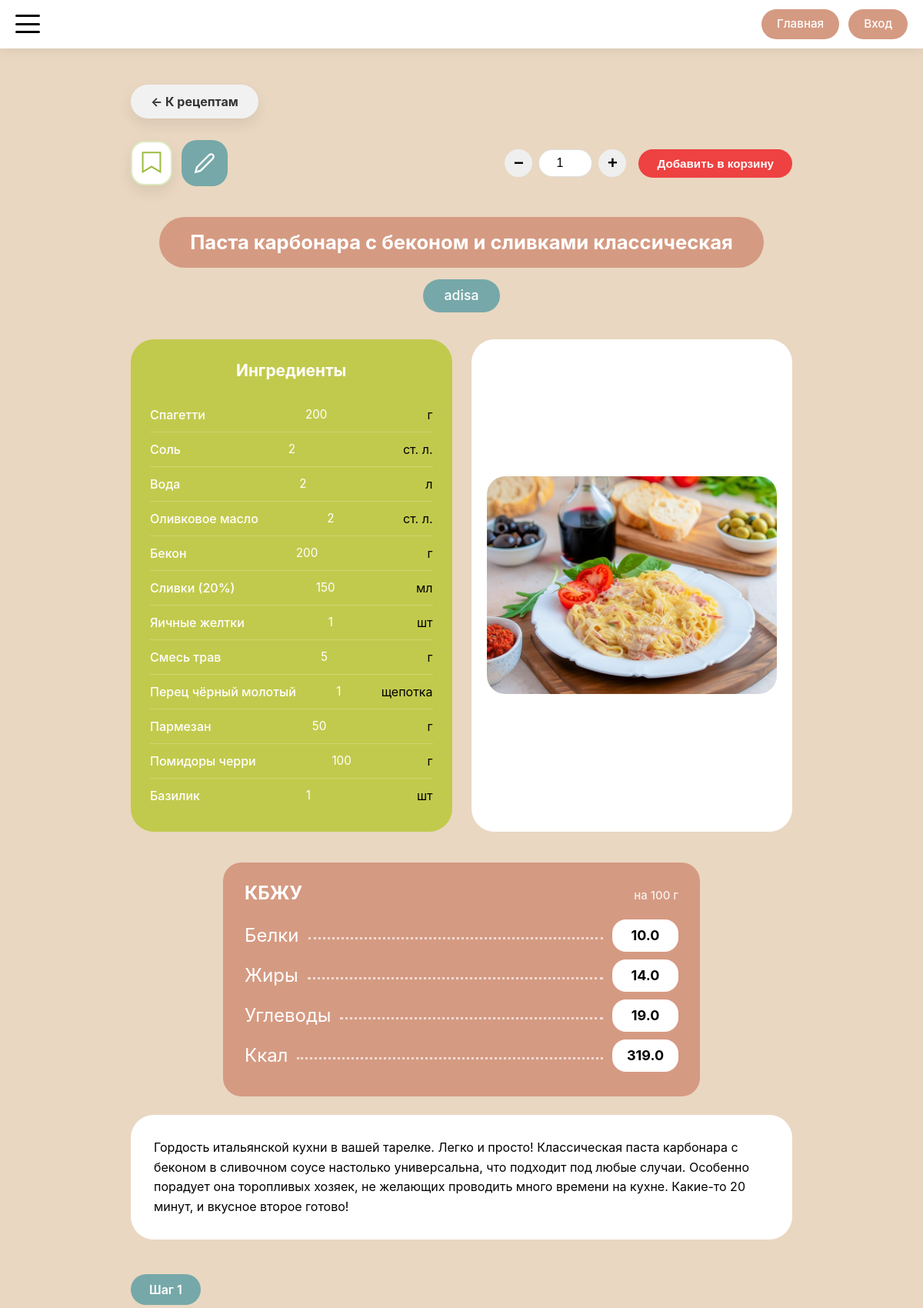
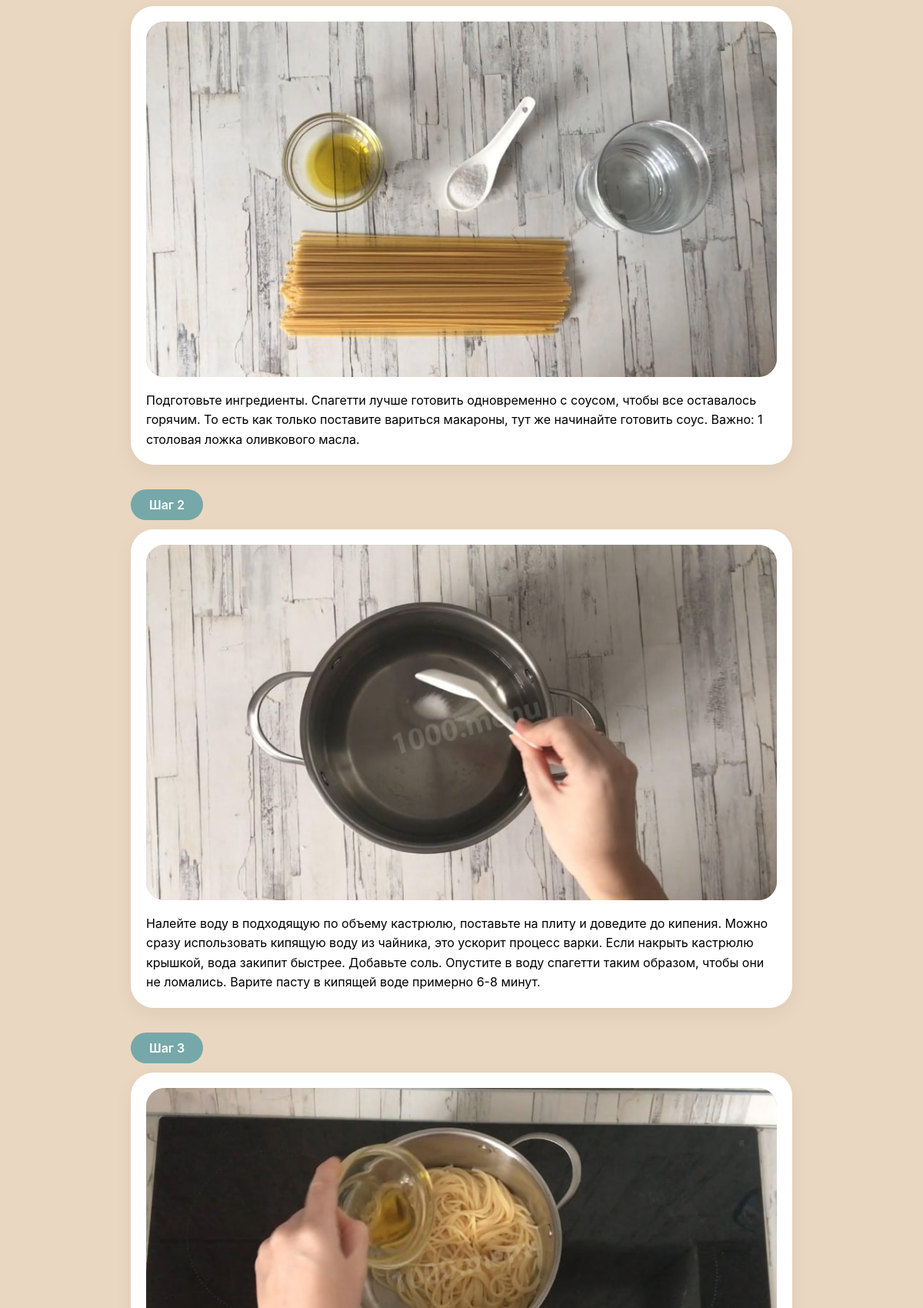
The app's page /recipes/18 (upper part) with its own data (2 pictures, top to bottom).
### models.py (models this page shows, shortened)
class Recipe(db.Model):
    __tablename__ = 'recipe'
    id = db.Column(db.Integer, primary_key=True)
    title = db.Column(db.String(200), nullable=False)
    description = db.Column(db.Text)
    author_id = db.Column(db.Integer, db.ForeignKey('user.id'), nullable=False)
    status = db.Column(db.Enum(RecipeStatusEnum), nullable=False, default=RecipeStatusEnum.PENDING)
    created_at = db.Column(db.DateTime, default=datetime.utcnow)
    updated_at = db.Column(db.DateTime, default=datetime.utcnow, onupdate=datetime.utcnow)
    main_image_url = db.Column(db.String(300))
    calories = db.Column(db.Float, nullable=True)
    proteins = db.Column(db.Float, nullable=True)
    fats = db.Column(db.Float, nullable=True)
    carbohydrates = db.Column(db.Float, nullable=True)
    ingredients = db.Column(db.JSON)  # В SQLAlchemy JSON может хранить массивы
    steps = db.relationship('RecipeStep', backref='recipe', lazy='dynamic', cascade='all, delete-orphan')
    comments = db.relationship('Comment', backref='recipe', lazy='dynamic', cascade='all, delete-orphan')
    notes = db.relationship('Note', backref='recipe', lazy='dynamic', cascade='all, delete-orphan')
    favorites = db.relationship('Favorite', backref='recipe', lazy='dynamic', cascade='all, delete-orphan')
    cart_items = db.relationship('CartItem', backref='recipe', lazy='dynamic', cascade='all, delete-orphan')

class User(db.Model, UserMixin):
    __tablename__ = 'user'
    id = db.Column(db.Integer, primary_key=True)
    username = db.Column(db.String(100), unique=True, nullable=False)
    password_hash = db.Column(db.String(255), nullable=False)
    avatar_url = db.Column(db.String(300))
    created_at = db.Column(db.DateTime, default=datetime.utcnow)
    role = db.Column(db.Enum(UserRoleEnum), nullable=False, default=UserRoleEnum.USER)
    recipes = db.relationship('Recipe', backref='author', lazy='dynamic')
    comments = db.relationship('Comment', backref='author', lazy='dynamic')
    favorites = db.relationship('Favorite', backref='user', lazy='dynamic')
    cart_items = db.relationship('CartItem', backref='user', lazy='dynamic')
    notes = db.relationship('Note', backref='user', lazy='dynamic')
    chefs = db.relationship('Chef', backref='admin', lazy='dynamic')
    articles = db.relationship('Article', backref='author', lazy='dynamic')
    chef_ratings = db.relationship('ChefRating', backref='user', lazy='dynamic', cascade='all, delete-orphan')

class RecipeStep(db.Model):
    __tablename__ = 'recipe_step'
    id = db.Column(db.Integer, primary_key=True)
    recipe_id = db.Column(db.Integer, db.ForeignKey('recipe.id'), nullable=False)
    step_number = db.Column(db.Integer, nullable=False)
    text = db.Column(db.Text, nullable=False)
    image_url = db.Column(db.String(300))
    __table_args__ = (
        db.UniqueConstraint('recipe_id', 'step_number', name='unique_recipe_step'),
    )

### routes/recipe_routes.py (the view, shortened to what this page needs)
@app.route('/recipes/<int:recipe_id>')
def recipe_detail(recipe_id):
    recipe = Recipe.query.get_or_404(recipe_id)
    if current_user.is_authenticated and recipe.author_id == current_user.id:
        return redirect(url_for('recipe_manage', recipe_id=recipe.id))
    is_favorite = False
    cart_servings = 1
    is_in_cart = False
    comments_allowed = recipe.status == RecipeStatusEnum.PUBLISHED
    comments = get_recipe_comments(recipe.id)
    return render_template(
        'recipes/recipe_detail.html',
        recipe=recipe,
        is_favorite=is_favorite,
        cart_servings=cart_servings,
        is_in_cart=is_in_cart,
        comments=comments,
        comments_allowed=comments_allowed
    )

### app.py (called while the page is built)
@app.context_processor
def inject_enums():
    return dict(UserRoleEnum=UserRoleEnum)

### routes/recipe_routes.py (called while the page is built)
def get_recipe_comments(recipe_id):
    comments = (
        Comment.query
        .filter_by(recipe_id=recipe_id)
        .order_by(Comment.created_at.asc())
        .all()
    )
    for comment in comments:
        if comment.created_at and comment.updated_at:
            comment.is_edited = (comment.updated_at - comment.created_at).total_seconds() > 1
        else:
            comment.is_edited = False
    return comments

### templates/recipes/recipe_detail.html (shortened to what this page needs)
{% extends 'base/base.html' %}
{% block main_class %}recipe-detail-main{% endblock %}
{% block container_class %}recipe-detail-container{% endblock %}
{% block content %}
{% with back_url=url_for('recipes'), back_text='К рецептам', back_class='recipe-back-btn' %}
{% include 'components/_back_button.html' %}
{% endwith %}
<div class="recipe-actions-bar">
    <form action="{{ url_for('toggle_favorite', recipe_id=recipe.id) }}" method="POST">
        <button
                type="submit"
                class="recipe-favorite-ribbon js-favorite-toggle {{ 'is-active' if is_favorite else '' }}"
                aria-label="{{ 'Удалить из избранного' if is_favorite else 'Добавить в избранное' }}"
                title="{{ 'Удалить из избранного' if is_favorite else 'Добавить в избранное' }}"
        >
            <svg width="28" height="32" viewBox="0 0 24 28" fill="none" xmlns="http://www.w3.org/2000/svg">
                <path d="M2 2H22V24L12 18L2 24V2Z"/>
            </svg>
        </button>
    </form>
    <a href="{{ url_for('recipe_notes', recipe_id=recipe.id) }}" class="recipe-notes-icon" title="Мои заметки">
        <svg width="28" height="28" viewBox="0 0 24 24" fill="none" stroke="currentColor" stroke-width="2">
            <path d="M17 3a2.85 2.83 0 1 1 4 4L7.5 20.5 2 22l1.5-5.5L17 3z"/>
        </svg>
    </a>
    <div class="recipe-action-buttons">
        <form action="{{ url_for('add_to_cart', recipe_id=recipe.id) }}" method="POST" class="add-to-cart-form">
            <div class="servings-control">
                <button type="button" class="servings-btn" data-action="minus">−</button>
                <input
                        type="number"
                        name="servings"
                        class="servings-input"
                        value="{{ cart_servings }}"
                        min="1"
                >
                <button type="button" class="servings-btn" data-action="plus">+</button>
            </div>
            <button type="submit" class="recipe-action-btn action-cart">
                {% if is_in_cart %}
                Обновить корзину
                {% else %}
                Добавить в корзину
                {% endif %}
            </button>
        </form>
    </div>
</div>
<div class="recipe-info-block">
    <div class="recipe-title-wrapper">
        <div class="recipe-title-pill">{{ recipe.title }}</div>
    </div>
    <div class="recipe-author-wrapper">
        <div class="recipe-author-pill">{{ recipe.author.username }}</div>
    </div>
    <div class="recipe-ingredients-photo-row">
        <div class="recipe-ingredients-box">
            <div class="recipe-ingredients-title">Ингредиенты</div>
            <ul class="recipe-ingredients-list">
                {% for ingredient in recipe.ingredients %}
                <li class="recipe-ingredient-item">
                    <span class="ingredient-name">{{ ingredient.name }}</span>
                    <span class="ingredient-amount">{{ ingredient.amount }}</span>
                    <span class="ingredient-unit">{{ ingredient.unit }}</span>
                </li>
                {% endfor %}
            </ul>
        </div>
        {% if recipe.main_image_url %}
        <div class="recipe-photo-box">
            <div class="recipe-photo-inner">
                <img src="{{ recipe.main_image_url }}"
                     alt="{{ recipe.title }}">
            </div>
        </div>
        {% endif %}
    </div>
</div>
{% include 'components/_nutrition_view.html' %}
<div class="recipe-description-block">
    <div class="recipe-description-card">
        <div class="recipe-description-content">{{ recipe.description|safe }}</div>
    </div>
</div>
<div class="recipe-steps-block">
    {% for step in recipe.steps %}
    {% set step_index = loop.index %}
    {% include 'components/_step_block.html' with context %}
    {% endfor %}
</div>
{% endblock %}

### templates/components/_nutrition_view.html
{% set has_nutrition =
recipe.proteins is not none
or recipe.fats is not none
or recipe.carbohydrates is not none
or recipe.calories is not none
%}
{% if has_nutrition %}
<div class="nutrition-view-card">
    <div class="nutrition-view-header">
        <span>КБЖУ</span>
        <span class="nutrition-view-subtitle">на 100 г</span>
    </div>
    <div class="nutrition-view-row">
        <span>Белки</span>
        <span class="nutrition-dots"></span>
        <strong>{{ recipe.proteins if recipe.proteins is not none else '—' }}</strong>
    </div>
    <div class="nutrition-view-row">
        <span>Жиры</span>
        <span class="nutrition-dots"></span>
        <strong>{{ recipe.fats if recipe.fats is not none else '—' }}</strong>
    </div>
    <div class="nutrition-view-row">
        <span>Углеводы</span>
        <span class="nutrition-dots"></span>
        <strong>{{ recipe.carbohydrates if recipe.carbohydrates is not none else '—' }}</strong>
    </div>
    <div class="nutrition-view-row">
        <span>Ккал</span>
        <span class="nutrition-dots"></span>
        <strong>{{ recipe.calories if recipe.calories is not none else '—' }}</strong>
    </div>
</div>
{% endif %}

### templates/components/_step_block.html
<div class="recipe-step-item">
    <div class="step-number-pill">Шаг {{ step_index }}</div>
    <div class="step-card">
        {% if step.image_url %}
        <div class="step-image">
            <img src="{{ step.image_url }}"
                 alt="Шаг {{ step_index }}">
        </div>
        {% endif %}
        <div class="step-text">{{ step.text }}</div>
    </div>
</div>

### records on screen
Recipe: title "Паста карбонара с беконом и сливками классическая", main_image_url (picture), proteins "10.0", fats "14.0", carbohydrates "19.0", calories "319.0", description "Гордость итальянской кухни в вашей тарелке. Легко и просто! Классическая паста карбонара с беконом в сливочном соусе настолько универсальна, что подходит под любые случаи. Особенно порадует она торопливых хозяек, не желающих проводить много времени на кухне. Какие-то 20 минут, и вкусное второе готово!"
User: author.username "adisa"
RecipeStep: step_number "1", image_url (picture), text "Подготовьте ингредиенты. Спагетти лучше готовить одновременно с соусом, чтобы все оставалось горячим. То есть как только поставите вариться макароны, тут же начинайте готовить соус. Важно: 1 столовая ложка оливкового масла."
RecipeStep: step_number "2", image_url (picture), text "Налейте воду в подходящую по объему кастрюлю, поставьте на плиту и доведите до кипения. Можно сразу использовать кипящую воду из чайника, это ускорит процесс варки. Если накрыть кастрюлю крышкой, вода закипит быстрее. Добавьте соль. Опустите в воду спагетти таким образом, чтобы они не ломались. Варите пасту в кипящей воде примерно 6-8 минут."
RecipeStep: step_number "3", image_url (picture)

### other values on screen
{{ back_text }} "К рецептам"
{{ ingredient.name }} "Спагетти" "Соль" "Вода" "Оливковое масло" "Бекон" "Сливки (20%)" "Яичные желтки" "Смесь трав" "Перец чёрный молотый" "Пармезан" "Помидоры черри" "Базилик"
{{ ingredient.amount }} "200" "2" "2" "2" "200" "150" "1" "5" "1" "50" "100" "1"
{{ ingredient.unit }} "г" "ст. л." "л" "ст. л." "г" "мл" "шт" "г" "щепотка" "г" "г" "шт"
